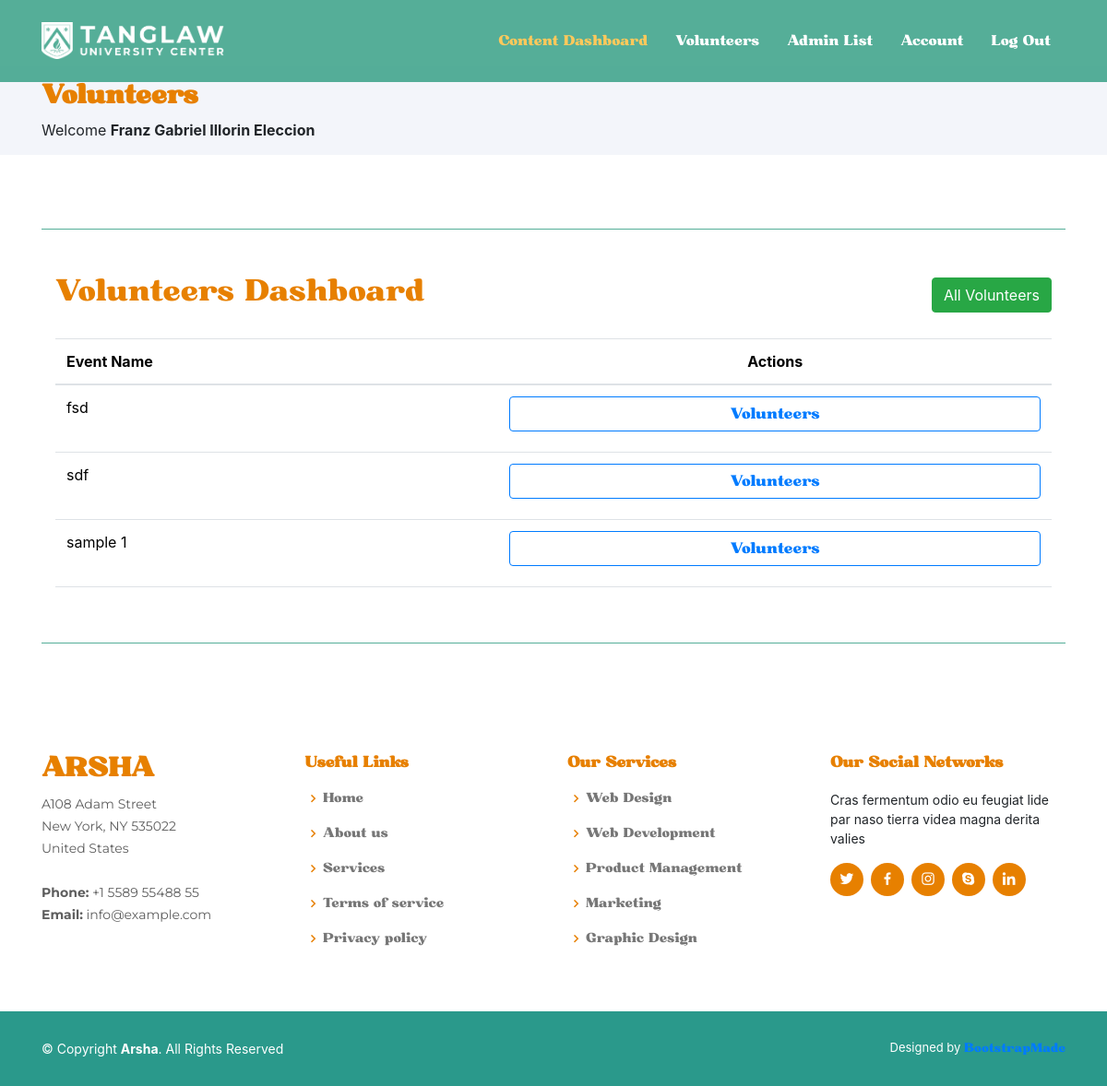
The app's page /admin/userDashboard.php (signed in) with its own data.
### tables this page shows
CREATE TABLE `events` (
  `event_image` longblob NOT NULL,
  `event_name` varchar(255) NOT NULL,
  `event_location` varchar(255) NOT NULL,
  `event_contact_person` varchar(255) NOT NULL,
  `event_contact` varchar(11) NOT NULL,
  `event_date_start` date NOT NULL,
  `event_date_end` date NOT NULL,
  `event_time_start` time NOT NULL,
  `event_time_end` time NOT NULL,
  `event_content` mediumtext NOT NULL,
  `event_id` int(11) NOT NULL
);

### admin/userDashboard.php (the view, shortened to what this page needs)
<?php
    if (!isset($_SESSION["admin"])) {
        header("Location: ../authentication/adminLogin.php");
    }  else {
        $admin = $_SESSION["admin"];
        $admin_fullname = $admin["admin_fullname"];
    }
?>
<!DOCTYPE html>
<html lang="en">
<head>
  <link href="../assets/vendor/aos/aos.css" rel="stylesheet">
  <link href="../assets/vendor/bootstrap/css/bootstrap.min.css" rel="stylesheet">
  <link href="../assets/vendor/bootstrap-icons/bootstrap-icons.css" rel="stylesheet">
  <link href="../assets/vendor/boxicons/css/boxicons.min.css" rel="stylesheet">
  <link href="../assets/vendor/glightbox/css/glightbox.min.css" rel="stylesheet">
  <link href="../assets/vendor/remixicon/remixicon.css" rel="stylesheet">
  <link href="../assets/vendor/swiper/swiper-bundle.min.css" rel="stylesheet">
  <link rel="stylesheet" href="https://stackpath.bootstrapcdn.com/bootstrap/4.5.2/css/bootstrap.min.css">
  <link href="../assets/css/style.css" rel="stylesheet">
  <link href="../assets/css/font.css" rel="stylesheet">
  <link rel="stylesheet" href="https://stackpath.bootstrapcdn.com/bootstrap/4.5.2/css/bootstrap.min.css">
</head>
<?php
    require_once("../db-connector.php");
    $query = "SELECT * FROM events";
    $stmt = $pdo_obj->query($query);
    $events = $stmt->fetchAll(PDO::FETCH_ASSOC);
?>
<body>
  <header id="header" class="fixed-top header-inner-pages">
    <div class="container d-flex align-items-center">
    <a href="adminHome.php" class="logo me-auto"><img src="../assets/img/logo.png" alt="" class="img-fluid"></a>
      <nav id="navbar" class="navbar">
      <ul>
        <li><a class="nav-link scrollto active" href="adminHome.php">Content Dashboard</a></li>
        <li><a class="nav-link scrollto" href="userDashboard.php">Volunteers</a></li>
        <li><a class="nav-link scrollto" href="allAdmin.php">Admin List</a></li>
        <li><a class="nav-link scrollto" href="adminProfile.php">Account</a></li>
        <li><a class="nav-link scrollto" href="../authentication/adminLogout.php">Log Out</a></li>
      </ul>
      </nav>
    </div>
  </header>
  <main id="main">
    <section id="breadcrumbs" class="breadcrumbs">
      <div class="container">
        <h2 class="header-text-2">Volunteers</h2>
        <?php
            echo "Welcome <b>".$admin_fullname."</b>";
        ?>
      </div>
    </section>
    <section class="inner-page">
      <div class="container">
      <div class="line"></div>
    <div class="container table-container">
<br>
<br>
  <div class="d-flex justify-content-between align-items-center">
    <h2 style="color:#e78000">Volunteers Dashboard</h2>
    <a class="btn btn-success" href="event-volunteers.php?id=0">All Volunteers</a>
  </div>
  <br>
  <table style="margin-bottom:60px;" class="table">
    <thead>
      <tr>
        <th>Event Name</th>
        <th style="text-align: center;">Actions</th>
      </tr>
    </thead>
    <tbody>
      <?php foreach ($events as $event): ?>
        <tr>
          <td><?php echo $event['event_name']; ?></td>
          <td>
          <a href="event-volunteers.php?id=<?php echo $event['event_id']; ?>&event=<?php echo $event['event_name']; ?>"><button style="margin-bottom:10px;" class="btn btn-outline-primary dash-button">Volunteers</button></a>
          </td>
        </tr>
      <?php endforeach; ?>
    </tbody>
  </table>
</div>
      <div class="line"></div>
      </div>
    </section>
  </main>
  <footer id="footer">
    <div class="footer-top">
      <div class="container">
        <div class="row">
          <div class="col-lg-3 col-md-6 footer-contact">
            <h3>Arsha</h3>
            <p>
              A108 Adam Street <br>
              New York, NY 535022<br>
              United States <br><br>
              <strong>Phone:</strong> +1 5589 55488 55<br>
              <strong>Email:</strong> info@example.com<br>
            </p>
          </div>
          <div class="col-lg-3 col-md-6 footer-links">
            <h4>Useful Links</h4>
            <ul>
              <li><i class="bx bx-chevron-right"></i> <a href="#">Home</a></li>
              <li><i class="bx bx-chevron-right"></i> <a href="#">About us</a></li>
              <li><i class="bx bx-chevron-right"></i> <a href="#">Services</a></li>
              <li><i class="bx bx-chevron-right"></i> <a href="#">Terms of service</a></li>
              <li><i class="bx bx-chevron-right"></i> <a href="#">Privacy policy</a></li>
            </ul>
          </div>
          <div class="col-lg-3 col-md-6 footer-links">
            <h4>Our Services</h4>
            <ul>
              <li><i class="bx bx-chevron-right"></i> <a href="#">Web Design</a></li>
              <li><i class="bx bx-chevron-right"></i> <a href="#">Web Development</a></li>
              <li><i class="bx bx-chevron-right"></i> <a href="#">Product Management</a></li>
              <li><i class="bx bx-chevron-right"></i> <a href="#">Marketing</a></li>
              <li><i class="bx bx-chevron-right"></i> <a href="#">Graphic Design</a></li>
            </ul>
          </div>
          <div class="col-lg-3 col-md-6 footer-links">
            <h4>Our Social Networks</h4>
            <p>Cras fermentum odio eu feugiat lide par naso tierra videa magna derita valies</p>
            <div class="social-links mt-3">
              <a href="#" class="twitter"><i class="bx bxl-twitter"></i></a>
              <a href="#" class="facebook"><i class="bx bxl-facebook"></i></a>
              <a href="#" class="instagram"><i class="bx bxl-instagram"></i></a>
              <a href="#" class="google-plus"><i class="bx bxl-skype"></i></a>
              <a href="#" class="linkedin"><i class="bx bxl-linkedin"></i></a>
            </div>
          </div>
        </div>
      </div>
    </div>
    <div class="container footer-bottom clearfix">
      <div class="copyright">
        &copy; Copyright <strong><span>Arsha</span></strong>. All Rights Reserved
      </div>
      <div class="credits">
        Designed by <a href="https://bootstrapmade.com/">BootstrapMade</a>
      </div>
    </div>
  </footer>
</body>
</html>

### assets/css/style.css (style rules this page uses)
body { font-family: "Montserrat"; color: #444444; }
a { color: #e78000; text-decoration: none; font-family: "Bugaki"; }
h1, h2, h3, h4, h5, h6 { font-family: "Bugaki"; }
#header { transition: all 0.5s; z-index: 997; padding: 15px 0; }
#header.header-scrolled, #header.header-inner-pages { background: rgba(67, 166, 141, 0.9); }
#header .logo { font-size: 30px; margin: 0; padding: 0; line-height: 1; font-weight: 500; letter-spacing: 2px; text-transform: uppercase; }
#header .logo img { max-height: 40px; }
.navbar { padding: 0; }
.navbar ul { margin: 0; padding: 0; display: flex; list-style: none; align-items: center; }
.navbar li { position: relative; }
.navbar a, .navbar a:focus { display: flex; align-items: center; justify-content: space-between; padding: 10px 0 10px 30px; font-size: 15px; font-weight: 500; color: #fff; white-space: nowrap; transition: 0.3s; }
.navbar a:hover, .navbar .active, .navbar .active:focus, .navbar li:hover>a { color: #ffc95b; }
section { padding: 60px 0; overflow: hidden; }
.breadcrumbs { padding: 15px 0; background: #f3f5fa; min-height: 40px; margin-top: 72px; }
.breadcrumbs h2 { font-size: 28px; font-weight: 600; color: #e78000; }
#footer { font-size: 14px; background: #2a998b; }
#footer .footer-top { padding: 60px 0 30px 0; background: #fff; }
#footer .footer-top .footer-contact { margin-bottom: 30px; }
#footer .footer-top .footer-contact h3 { font-size: 28px; margin: 0 0 10px 0; padding: 2px 0 2px 0; line-height: 1; text-transform: uppercase; font-weight: 600; color: #e78000; }
#footer .footer-top .footer-contact p { font-size: 14px; line-height: 24px; margin-bottom: 0; font-family: "Montserrat"; color: #5e5e5e; }
#footer .footer-top h4 { font-size: 16px; font-weight: bold; color: #e78000; position: relative; padding-bottom: 12px; }
#footer .footer-top .footer-links { margin-bottom: 30px; }
#footer .footer-top .footer-links ul { list-style: none; padding: 0; margin: 0; }
#footer .footer-top .footer-links ul i { padding-right: 2px; color: #e78000; font-size: 18px; line-height: 1; }
#footer .footer-top .footer-links ul li { padding: 10px 0; display: flex; align-items: center; }
#footer .footer-top .footer-links ul li:first-child { padding-top: 0; }
#footer .footer-top .footer-links ul a { color: #777777; transition: 0.3s; display: inline-block; line-height: 1; }
#footer .footer-top .social-links a { font-size: 18px; display: inline-block; background: #e78000; color: #fff; line-height: 1; padding: 8px 0; margin-right: 4px; border-radius: 50%; text-align: center; width: 36px; height: 36px; transition: 0.3s; }
#footer .footer-bottom { padding-top: 30px; padding-bottom: 30px; color: #fff; }
#footer .copyright { float: left; }
#footer .credits { float: right; font-size: 13px; }
#footer .credits a { transition: 0.3s; }
.line { margin-top: 20px; border-top: 1px solid rgba(67, 166, 141, 0.9); }
.dash-button { display:flex; justify-content:flex-end; width:100%; padding:0 }

### records on screen
events: event_name "fsd"
events: event_name "sdf"
events: event_name "sample 1"

### other values on screen
$admin_fullname "Franz Gabriel Illorin Eleccion"
